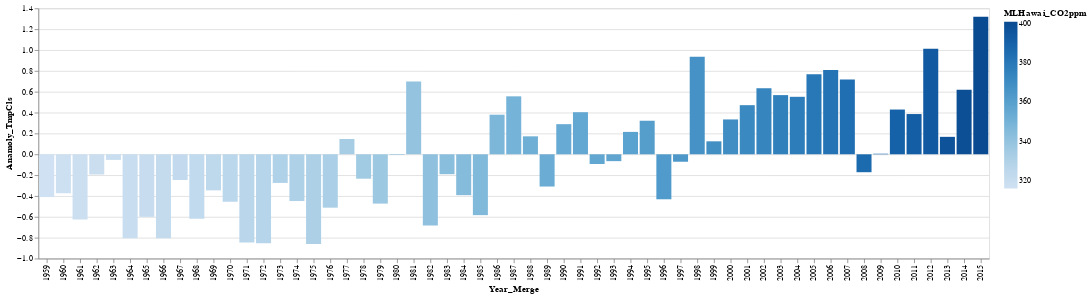

Notebook code cell kept with this figure:
### Code cell
#Temperature Anamodf_merged_final - OMIT
df_merged_final

alt.Chart(df_merged_final).mark_bar().encode(
    alt.X('Year_Merge:O', scale=alt.Scale(zero=False)),
    alt.Y('Anamoly_TmpCls:Q', scale=alt.Scale(zero=False, padding=1)),
    color='MLHawai_CO2ppm:Q',
    #size='MLHawai_CO2ppm:Q'
)

### Figure 1 — Vega-Lite specification as saved in the notebook (floating-point values rounded to 4 significant figures)
{"config": {"view": {"continuousWidth": 400, "continuousHeight": 300}}, "data": {"name": "data-bec87964546378e46fc76c89abcf4b2d"}, "mark": "bar", "encoding": {"color": {"type": "quantitative", "field": "MLHawai_CO2ppm"}, "x": {"type": "ordinal", "field": "Year_Merge", "scale": {"zero": false}}, "y": {"type": "quantitative", "field": "Anamoly_TmpCls", "scale": {"padding": 1, "zero": false}}}, "$schema": "https://vega.github.io/schema/vega-lite/v4.8.1.json", "datasets": {"data-bec87964546378e46fc76c89abcf4b2d": [{"Year_Merge": 1959, "Rnf_MM": 54.3, "Anamoly_RnfMM": -0.6888, "Tmp_Cls": 6.752, "Anamoly_TmpCls": -0.4105, "CSIRO_ASLinches": 4.358, "Anamoly_CSIRO_ASLinches": -1.939, "MLHawai_CO2ppm": 316.0, "Anamoly_CO2ppm": -35.67}, {"Year_Merge": 1960, "Rnf_MM": 52.34, "Anamoly_RnfMM": -2.641, "Tmp_Cls": 6.788, "Anamoly_TmpCls": -0.3738, "CSIRO_ASLinches": 4.504, "Anamoly_CSIRO_ASLinches": -1.793, "MLHawai_CO2ppm": 316.9, "Anamoly_CO2ppm": -34.73}, {"Year_Merge": 1961, "Rnf_MM": 56.53, "Anamoly_RnfMM": 1.543, "Tmp_Cls": 6.538, "Anamoly_TmpCls": -0.6246, "CSIRO_ASLinches": 4.748, "Anamoly_CSIRO_ASLinches": -1.549, "MLHawai_CO2ppm": 317.6, "Anamoly_CO2ppm": -34.0}, {"Year_Merge": 1962, "Rnf_MM": 51.67, "Anamoly_RnfMM": -3.312, "Tmp_Cls": 6.968, "Anamoly_TmpCls": -0.1939, "CSIRO_ASLinches": 4.543, "Anamoly_CSIRO_ASLinches": -1.754, "MLHawai_CO2ppm": 318.4, "Anamoly_CO2ppm": -33.19}, {"Year_Merge": 1963, "Rnf_MM": 48.88, "Anamoly_RnfMM": -6.1, "Tmp_Cls": 7.108, "Anamoly_TmpCls": -0.05379, "CSIRO_ASLinches": 4.48, "Anamoly_CSIRO_ASLinches": -1.817, "MLHawai_CO2ppm": 319.0, "Anamoly_CO2ppm": -32.65}, {"Year_Merge": 1964, "Rnf_MM": 53.14, "Anamoly_RnfMM": -1.84, "Tmp_Cls": 6.357, "Anamoly_TmpCls": -0.8052, "CSIRO_ASLinches": 4.169, "Anamoly_CSIRO_ASLinches": -2.128, "MLHawai_CO2ppm": 319.6, "Anamoly_CO2ppm": -32.02}, {"Year_Merge": 1965, "Rnf_MM": 54.98, "Anamoly_RnfMM": -0.007966, "Tmp_Cls": 6.562, "Anamoly_TmpCls": -0.6001, "CSIRO_ASLinches": 4.61, "Anamoly_CSIRO_ASLinches": -1.687, "MLHawai_CO2ppm": 320.0, "Anamoly_CO2ppm": -31.6}, {"Year_Merge": 1966, "Rnf_MM": 48.79, "Anamoly_RnfMM": -6.193, "Tmp_Cls": 6.357, "Anamoly_TmpCls": -0.8049, "CSIRO_ASLinches": 4.398, "Anamoly_CSIRO_ASLinches": -1.9, "MLHawai_CO2ppm": 321.4, "Anamoly_CO2ppm": -30.26}, {"Year_Merge": 1967, "Rnf_MM": 54.02, "Anamoly_RnfMM": -0.961, "Tmp_Cls": 6.916, "Anamoly_TmpCls": -0.2466, "CSIRO_ASLinches": 4.453, "Anamoly_CSIRO_ASLinches": -1.844, "MLHawai_CO2ppm": 322.2, "Anamoly_CO2ppm": -29.48}, {"Year_Merge": 1968, "Rnf_MM": 52.78, "Anamoly_RnfMM": -2.208, "Tmp_Cls": 6.543, "Anamoly_TmpCls": -0.6193, "CSIRO_ASLinches": 4.484, "Anamoly_CSIRO_ASLinches": -1.813, "MLHawai_CO2ppm": 323.0, "Anamoly_CO2ppm": -28.6}, {"Year_Merge": 1969, "Rnf_MM": 52.82, "Anamoly_RnfMM": -2.168, "Tmp_Cls": 6.816, "Anamoly_TmpCls": -0.3459, "CSIRO_ASLinches": 4.752, "Anamoly_CSIRO_ASLinches": -1.545, "MLHawai_CO2ppm": 324.6, "Anamoly_CO2ppm": -27.02}, {"Year_Merge": 1970, "Rnf_MM": 52.84, "Anamoly_RnfMM": -2.149, "Tmp_Cls": 6.707, "Anamoly_TmpCls": -0.4553, "CSIRO_ASLinches": 4.677, "Anamoly_CSIRO_ASLinches": -1.62, "MLHawai_CO2ppm": 325.7, "Anamoly_CO2ppm": -25.96}, {"Year_Merge": 1971, "Rnf_MM": 54.01, "Anamoly_RnfMM": -0.9782, "Tmp_Cls": 6.316, "Anamoly_TmpCls": -0.8466, "CSIRO_ASLinches": 4.882, "Anamoly_CSIRO_ASLinches": -1.415, "MLHawai_CO2ppm": 326.3, "Anamoly_CO2ppm": -25.32}, {"Year_Merge": 1972, "Rnf_MM": 55.37, "Anamoly_RnfMM": 0.3863, "Tmp_Cls": 6.309, "Anamoly_TmpCls": -0.8527, "CSIRO_ASLinches": 5.24, "Anamoly_CSIRO_ASLinches": -1.057, "MLHawai_CO2ppm": 327.4, "Anamoly_CO2ppm": -24.19}, {"Year_Merge": 1973, "Rnf_MM": 60.52, "Anamoly_RnfMM": 5.536, "Tmp_Cls": 6.888, "Anamoly_TmpCls": -0.2746, "CSIRO_ASLinches": 5.004, "Anamoly_CSIRO_ASLinches": -1.293, "MLHawai_CO2ppm": 329.7, "Anamoly_CO2ppm": -21.96}, {"Year_Merge": 1974, "Rnf_MM": 53.78, "Anamoly_RnfMM": -1.21, "Tmp_Cls": 6.714, "Anamoly_TmpCls": -0.4485, "CSIRO_ASLinches": 5.472, "Anamoly_CSIRO_ASLinches": -0.8248, "MLHawai_CO2ppm": 330.2, "Anamoly_CO2ppm": -21.46}, {"Year_Merge": 1975, "Rnf_MM": 57.85, "Anamoly_RnfMM": 2.86, "Tmp_Cls": 6.302, "Anamoly_TmpCls": -0.8597, "CSIRO_ASLinches": 5.409, "Anamoly_CSIRO_ASLinches": -0.8878, "MLHawai_CO2ppm": 331.1, "Anamoly_CO2ppm": -20.56}, {"Year_Merge": 1976, "Rnf_MM": 47.51, "Anamoly_RnfMM": -7.474, "Tmp_Cls": 6.65, "Anamoly_TmpCls": -0.512, "CSIRO_ASLinches": 5.37, "Anamoly_CSIRO_ASLinches": -0.9271, "MLHawai_CO2ppm": 332.1, "Anamoly_CO2ppm": -19.59}, {"Year_Merge": 1977, "Rnf_MM": 54.33, "Anamoly_RnfMM": -0.6563, "Tmp_Cls": 7.309, "Anamoly_TmpCls": 0.1469, "CSIRO_ASLinches": 5.303, "Anamoly_CSIRO_ASLinches": -0.9941, "MLHawai_CO2ppm": 333.8, "Anamoly_CO2ppm": -17.86}, {"Year_Merge": 1978, "Rnf_MM": 53.98, "Anamoly_RnfMM": -1.008, "Tmp_Cls": 6.928, "Anamoly_TmpCls": -0.2342, "CSIRO_ASLinches": 5.555, "Anamoly_CSIRO_ASLinches": -0.7421, "MLHawai_CO2ppm": 335.4, "Anamoly_CO2ppm": -16.23}, {"Year_Merge": 1979, "Rnf_MM": 58.36, "Anamoly_RnfMM": 3.37, "Tmp_Cls": 6.689, "Anamoly_TmpCls": -0.4732, "CSIRO_ASLinches": 5.362, "Anamoly_CSIRO_ASLinches": -0.935, "MLHawai_CO2ppm": 336.8, "Anamoly_CO2ppm": -14.86}, {"Year_Merge": 1980, "Rnf_MM": 51.57, "Anamoly_RnfMM": -3.414, "Tmp_Cls": 7.156, "Anamoly_TmpCls": -0.006148, "CSIRO_ASLinches": 5.598, "Anamoly_CSIRO_ASLinches": -0.6988, "MLHawai_CO2ppm": 338.7, "Anamoly_CO2ppm": -12.96}, {"Year_Merge": 1981, "Rnf_MM": 54.8, "Anamoly_RnfMM": -0.1876, "Tmp_Cls": 7.861, "Anamoly_TmpCls": 0.6986, "CSIRO_ASLinches": 6.087, "Anamoly_CSIRO_ASLinches": -0.2106, "MLHawai_CO2ppm": 340.1, "Anamoly_CO2ppm": -11.54}, {"Year_Merge": 1982, "Rnf_MM": 60.98, "Anamoly_RnfMM": 5.991, "Tmp_Cls": 6.478, "Anamoly_TmpCls": -0.6837, "CSIRO_ASLinches": 5.858, "Anamoly_CSIRO_ASLinches": -0.4389, "MLHawai_CO2ppm": 341.4, "Anamoly_CO2ppm": -10.2}, {"Year_Merge": 1983, "Rnf_MM": 60.6, "Anamoly_RnfMM": 5.612, "Tmp_Cls": 6.971, "Anamoly_TmpCls": -0.191, "CSIRO_ASLinches": 6.189, "Anamoly_CSIRO_ASLinches": -0.1082, "MLHawai_CO2ppm": 343.0, "Anamoly_CO2ppm": -8.607}, {"Year_Merge": 1984, "Rnf_MM": 55.44, "Anamoly_RnfMM": 0.4597, "Tmp_Cls": 6.77, "Anamoly_TmpCls": -0.392, "CSIRO_ASLinches": 6.154, "Anamoly_CSIRO_ASLinches": -0.1437, "MLHawai_CO2ppm": 344.6, "Anamoly_CO2ppm": -7.057}, {"Year_Merge": 1985, "Rnf_MM": 55.14, "Anamoly_RnfMM": 0.152, "Tmp_Cls": 6.578, "Anamoly_TmpCls": -0.5837, "CSIRO_ASLinches": 5.748, "Anamoly_CSIRO_ASLinches": -0.5492, "MLHawai_CO2ppm": 346.0, "Anamoly_CO2ppm": -5.597}, {"Year_Merge": 1986, "Rnf_MM": 56.68, "Anamoly_RnfMM": 1.699, "Tmp_Cls": 7.542, "Anamoly_TmpCls": 0.3797, "CSIRO_ASLinches": 5.772, "Anamoly_CSIRO_ASLinches": -0.5256, "MLHawai_CO2ppm": 347.4, "Anamoly_CO2ppm": -4.247}, {"Year_Merge": 1987, "Rnf_MM": 52.63, "Anamoly_RnfMM": -2.354, "Tmp_Cls": 7.718, "Anamoly_TmpCls": 0.556, "CSIRO_ASLinches": 5.795, "Anamoly_CSIRO_ASLinches": -0.5019, "MLHawai_CO2ppm": 349.2, "Anamoly_CO2ppm": -2.477}, {"Year_Merge": 1988, "Rnf_MM": 47.88, "Anamoly_RnfMM": -7.108, "Tmp_Cls": 7.334, "Anamoly_TmpCls": 0.1723, "CSIRO_ASLinches": 5.98, "Anamoly_CSIRO_ASLinches": -0.3169, "MLHawai_CO2ppm": 351.6, "Anamoly_CO2ppm": -0.07719}, {"Year_Merge": 1989, "Rnf_MM": 54.38, "Anamoly_RnfMM": -0.6059, "Tmp_Cls": 6.853, "Anamoly_TmpCls": -0.3093, "CSIRO_ASLinches": 6.157, "Anamoly_CSIRO_ASLinches": -0.1397, "MLHawai_CO2ppm": 353.1, "Anamoly_CO2ppm": 1.433}, {"Year_Merge": 1990, "Rnf_MM": 59.24, "Anamoly_RnfMM": 4.254, "Tmp_Cls": 7.451, "Anamoly_TmpCls": 0.2891, "CSIRO_ASLinches": 6.232, "Anamoly_CSIRO_ASLinches": -0.06493, "MLHawai_CO2ppm": 354.4, "Anamoly_CO2ppm": 2.713}, {"Year_Merge": 1991, "Rnf_MM": 56.85, "Anamoly_RnfMM": 1.863, "Tmp_Cls": 7.566, "Anamoly_TmpCls": 0.4037, "CSIRO_ASLinches": 6.335, "Anamoly_CSIRO_ASLinches": 0.03744, "MLHawai_CO2ppm": 355.6, "Anamoly_CO2ppm": 3.933}, {"Year_Merge": 1992, "Rnf_MM": 56.48, "Anamoly_RnfMM": 1.499, "Tmp_Cls": 7.069, "Anamoly_TmpCls": -0.09295, "CSIRO_ASLinches": 6.358, "Anamoly_CSIRO_ASLinches": 0.06106, "MLHawai_CO2ppm": 356.4, "Anamoly_CO2ppm": 4.743}, {"Year_Merge": 1993, "Rnf_MM": 58.93, "Anamoly_RnfMM": 3.948, "Tmp_Cls": 7.096, "Anamoly_TmpCls": -0.06578, "CSIRO_ASLinches": 6.291, "Anamoly_CSIRO_ASLinches": -0.005871, "MLHawai_CO2ppm": 357.1, "Anamoly_CO2ppm": 5.433}, {"Year_Merge": 1994, "Rnf_MM": 55.55, "Anamoly_RnfMM": 0.5642, "Tmp_Cls": 7.377, "Anamoly_TmpCls": 0.2148, "CSIRO_ASLinches": 6.5, "Anamoly_CSIRO_ASLinches": 0.2028, "MLHawai_CO2ppm": 358.8, "Anamoly_CO2ppm": 7.183}, {"Year_Merge": 1995, "Rnf_MM": 56.57, "Anamoly_RnfMM": 1.586, "Tmp_Cls": 7.484, "Anamoly_TmpCls": 0.3218, "CSIRO_ASLinches": 6.618, "Anamoly_CSIRO_ASLinches": 0.3209, "MLHawai_CO2ppm": 360.8, "Anamoly_CO2ppm": 9.163}, {"Year_Merge": 1996, "Rnf_MM": 58.43, "Anamoly_RnfMM": 3.441, "Tmp_Cls": 6.731, "Anamoly_TmpCls": -0.4315, "CSIRO_ASLinches": 6.787, "Anamoly_CSIRO_ASLinches": 0.4902, "MLHawai_CO2ppm": 362.6, "Anamoly_CO2ppm": 10.95}, {"Year_Merge": 1997, "Rnf_MM": 55.71, "Anamoly_RnfMM": 0.7273, "Tmp_Cls": 7.091, "Anamoly_TmpCls": -0.07145, "CSIRO_ASLinches": 7.067, "Anamoly_CSIRO_ASLinches": 0.7697, "MLHawai_CO2ppm": 363.7, "Anamoly_CO2ppm": 12.07}, {"Year_Merge": 1998, "Rnf_MM": 59.98, "Anamoly_RnfMM": 4.991, "Tmp_Cls": 8.098, "Anamoly_TmpCls": 0.9355, "CSIRO_ASLinches": 6.665, "Anamoly_CSIRO_ASLinches": 0.3681, "MLHawai_CO2ppm": 366.6, "Anamoly_CO2ppm": 15.01}, {"Year_Merge": 1999, "Rnf_MM": 51.96, "Anamoly_RnfMM": -3.029, "Tmp_Cls": 7.287, "Anamoly_TmpCls": 0.1244, "CSIRO_ASLinches": 7.012, "Anamoly_CSIRO_ASLinches": 0.7146, "MLHawai_CO2ppm": 368.3, "Anamoly_CO2ppm": 16.69}, {"Year_Merge": 2000, "Rnf_MM": 52.33, "Anamoly_RnfMM": -2.657, "Tmp_Cls": 7.496, "Anamoly_TmpCls": 0.3342, "CSIRO_ASLinches": 7.063, "Anamoly_CSIRO_ASLinches": 0.7658, "MLHawai_CO2ppm": 369.5, "Anamoly_CO2ppm": 17.88}, {"Year_Merge": 2001, "Rnf_MM": 52.54, "Anamoly_RnfMM": -2.448, "Tmp_Cls": 7.633, "Anamoly_TmpCls": 0.4711, "CSIRO_ASLinches": 7.287, "Anamoly_CSIRO_ASLinches": 0.9902, "MLHawai_CO2ppm": 371.1, "Anamoly_CO2ppm": 19.49}, {"Year_Merge": 2002, "Rnf_MM": 52.22, "Anamoly_RnfMM": -2.761, "Tmp_Cls": 7.795, "Anamoly_TmpCls": 0.6328, "CSIRO_ASLinches": 7.382, "Anamoly_CSIRO_ASLinches": 1.085, "MLHawai_CO2ppm": 373.2, "Anamoly_CO2ppm": 21.58}, {"Year_Merge": 2003, "Rnf_MM": 54.82, "Anamoly_RnfMM": -0.1645, "Tmp_Cls": 7.73, "Anamoly_TmpCls": 0.5677, "CSIRO_ASLinches": 7.76, "Anamoly_CSIRO_ASLinches": 1.463, "MLHawai_CO2ppm": 375.8, "Anamoly_CO2ppm": 24.13}, {"Year_Merge": 2004, "Rnf_MM": 58.26, "Anamoly_RnfMM": 3.275, "Tmp_Cls": 7.714, "Anamoly_TmpCls": 0.5514, "CSIRO_ASLinches": 7.74, "Anamoly_CSIRO_ASLinches": 1.443, "MLHawai_CO2ppm": 377.5, "Anamoly_CO2ppm": 25.85}, {"Year_Merge": 2005, "Rnf_MM": 54.75, "Anamoly_RnfMM": -0.2321, "Tmp_Cls": 7.931, "Anamoly_TmpCls": 0.7689, "CSIRO_ASLinches": 7.744, "Anamoly_CSIRO_ASLinches": 1.447, "MLHawai_CO2ppm": 379.8, "Anamoly_CO2ppm": 28.16}, {"Year_Merge": 2006, "Rnf_MM": 53.84, "Anamoly_RnfMM": -1.14, "Tmp_Cls": 7.972, "Anamoly_TmpCls": 0.8096, "CSIRO_ASLinches": 7.917, "Anamoly_CSIRO_ASLinches": 1.62, "MLHawai_CO2ppm": 381.9, "Anamoly_CO2ppm": 30.26}, {"Year_Merge": 2007, "Rnf_MM": 51.98, "Anamoly_RnfMM": -3.001, "Tmp_Cls": 7.879, "Anamoly_TmpCls": 0.7173, "CSIRO_ASLinches": 7.996, "Anamoly_CSIRO_ASLinches": 1.699, "MLHawai_CO2ppm": 383.8, "Anamoly_CO2ppm": 32.12}, {"Year_Merge": 2008, "Rnf_MM": 55.85, "Anamoly_RnfMM": 0.8619, "Tmp_Cls": 6.99, "Anamoly_TmpCls": -0.1719, "CSIRO_ASLinches": 8.35, "Anamoly_CSIRO_ASLinches": 2.053, "MLHawai_CO2ppm": 385.6, "Anamoly_CO2ppm": 33.95}, {"Year_Merge": 2009, "Rnf_MM": 56.33, "Anamoly_RnfMM": 1.343, "Tmp_Cls": 7.167, "Anamoly_TmpCls": 0.005276, "CSIRO_ASLinches": 8.587, "Anamoly_CSIRO_ASLinches": 2.289, "MLHawai_CO2ppm": 387.4, "Anamoly_CO2ppm": 35.73}, {"Year_Merge": 2010, "Rnf_MM": 55.44, "Anamoly_RnfMM": 0.4514, "Tmp_Cls": 7.591, "Anamoly_TmpCls": 0.4292, "CSIRO_ASLinches": 8.902, "Anamoly_CSIRO_ASLinches": 2.604, "MLHawai_CO2ppm": 389.9, "Anamoly_CO2ppm": 38.21}, {"Year_Merge": 2011, "Rnf_MM": 56.06, "Anamoly_RnfMM": 1.079, "Tmp_Cls": 7.548, "Anamoly_TmpCls": 0.386, "CSIRO_ASLinches": 8.965, "Anamoly_CSIRO_ASLinches": 2.667, "MLHawai_CO2ppm": 391.6, "Anamoly_CO2ppm": 39.99}, {"Year_Merge": 2012, "Rnf_MM": 52.16, "Anamoly_RnfMM": -2.829, "Tmp_Cls": 8.174, "Anamoly_TmpCls": 1.012, "CSIRO_ASLinches": 9.327, "Anamoly_CSIRO_ASLinches": 3.03, "MLHawai_CO2ppm": 393.8, "Anamoly_CO2ppm": 42.18}, {"Year_Merge": 2013, "Rnf_MM": 58.49, "Anamoly_RnfMM": 3.506, "Tmp_Cls": 7.329, "Anamoly_TmpCls": 0.1673, "CSIRO_ASLinches": 8.98, "Anamoly_CSIRO_ASLinches": 2.683, "MLHawai_CO2ppm": 396.5, "Anamoly_CO2ppm": 44.84}, {"Year_Merge": 2014, "Rnf_MM": 57.03, "Anamoly_RnfMM": 2.047, "Tmp_Cls": 7.782, "Anamoly_TmpCls": 0.6203, "CSIRO_ASLinches": 8.98, "Anamoly_CSIRO_ASLinches": 2.683, "MLHawai_CO2ppm": 398.6, "Anamoly_CO2ppm": 46.97}, {"Year_Merge": 2015, "Rnf_MM": 63.47, "Anamoly_RnfMM": 8.481, "Tmp_Cls": 8.481, "Anamoly_TmpCls": 1.319, "CSIRO_ASLinches": 8.98, "Anamoly_CSIRO_ASLinches": 2.683, "MLHawai_CO2ppm": 400.8, "Anamoly_CO2ppm": 49.19}]}}
